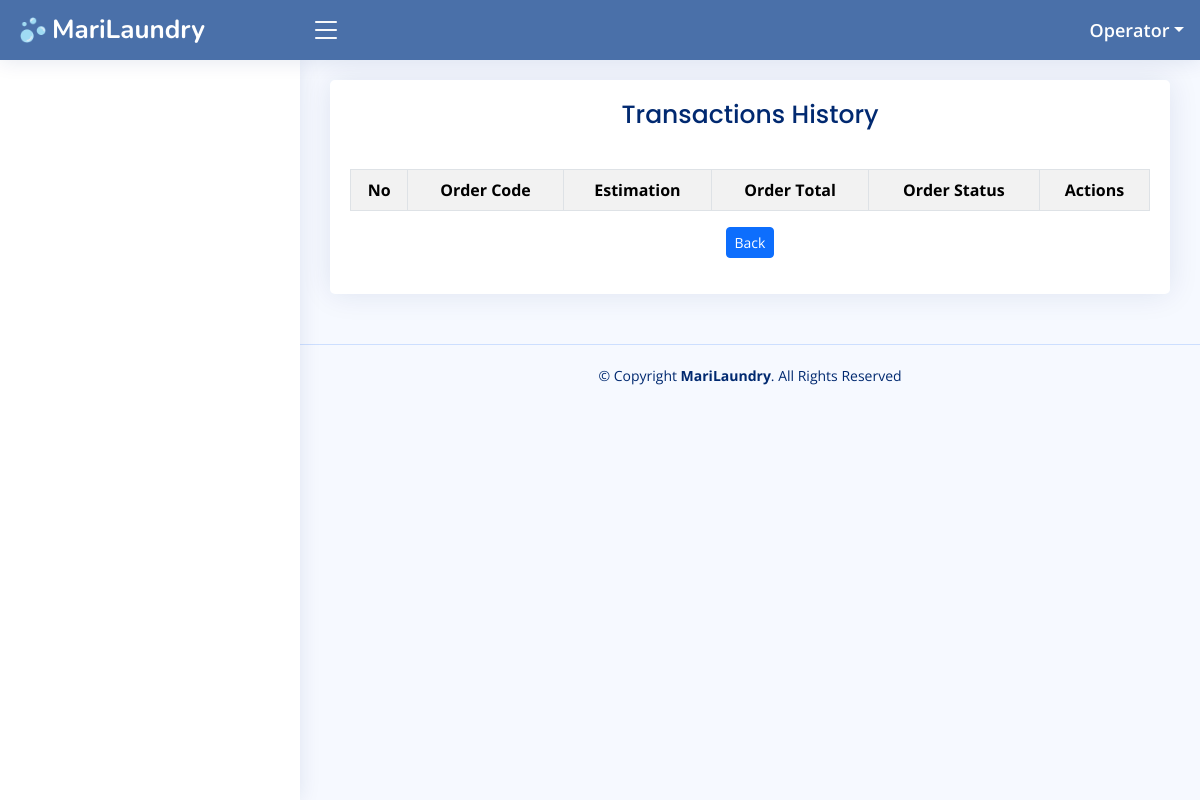
The page /home.php?page=history (signed in) on the database as committed earlier.
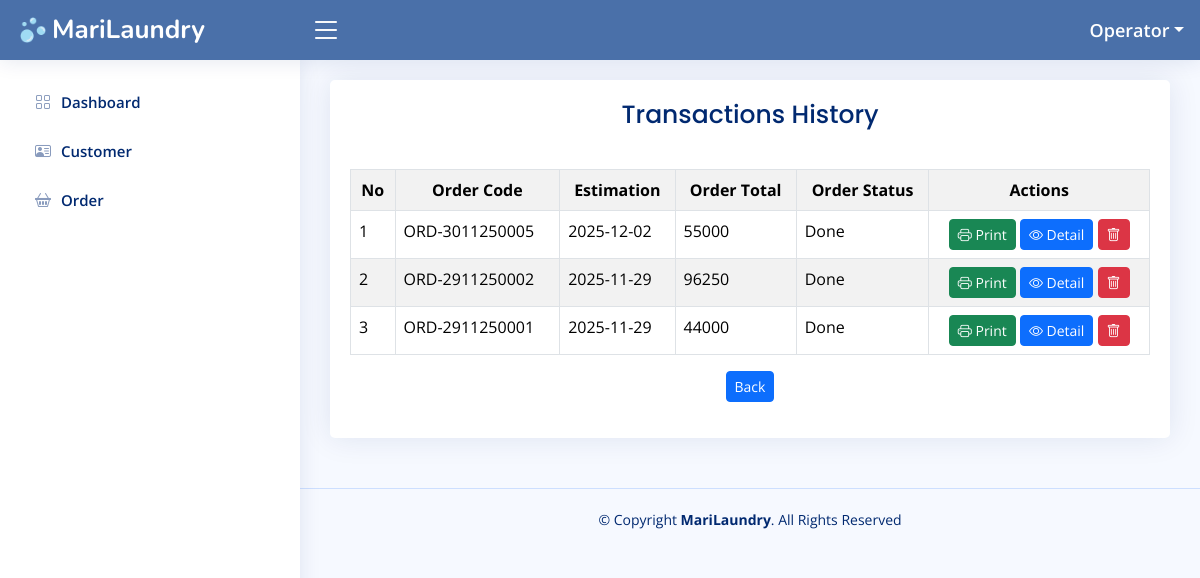
The same page on the database as committed later.
### tables this page shows
CREATE TABLE `level_menus` (
  `id` int(11) NOT NULL,
  `id_level` int(11) NOT NULL,
  `id_menu` int(11) NOT NULL,
  `create_at` timestamp NOT NULL DEFAULT current_timestamp(),
  `update_at` timestamp NULL DEFAULT NULL ON UPDATE current_timestamp()
);

CREATE TABLE `menus` (
  `id` int(11) NOT NULL,
  `name` varchar(30) NOT NULL,
  `icon` varchar(30) NOT NULL,
  `link` varchar(30) NOT NULL,
  `order` int(11) NOT NULL,
  `create_at` timestamp NOT NULL DEFAULT current_timestamp(),
  `update_at` timestamp NULL DEFAULT NULL ON UPDATE current_timestamp()
);

CREATE TABLE `trans_orders` (
  `id` int(11) NOT NULL,
  `id_customer` int(11) NOT NULL,
  `order_code` varchar(20) NOT NULL,
  `order_end_date` date NOT NULL,
  `order_status` tinyint(1) NOT NULL DEFAULT 0,
  `order_pay` int(11) NOT NULL,
  `order_change` int(11) NOT NULL,
  `order_tax` int(11) NOT NULL,
  `order_total` int(11) NOT NULL,
  `active_tax` int(11) NOT NULL,
  `notes` text NOT NULL,
  `created_at` timestamp NOT NULL DEFAULT current_timestamp(),
  `update_at` timestamp NULL DEFAULT NULL ON UPDATE current_timestamp()
);

### pages/history.php (the view, shortened to what this page needs)
<?php
$query = mysqli_query($config, "SELECT c.name, `to`.* FROM trans_orders `to` LEFT JOIN customers c ON c.id = `to`.id_customer WHERE order_status =   0 ORDER BY `to`.id DESC");
$rows = mysqli_fetch_all($query, MYSQLI_ASSOC);
?>
<div class="row">
    <div class="col-sm-12">
        <div class="card">
            <h3 class="card-title">
                Transactions History
            </h3>
            <div class="card-body mt-3">
                <table class="table table-bordered table-striped">
                    <tr align="center">
                        <th>No</th>
                        <th>Order Code</th>
                        <th>Estimation</th>
                        <th>Order Total</th>
                        <th>Order Status</th>
                        <th>Actions</th>
                    </tr>
                    <?php
                    foreach ($rows as $key => $value) {
                    ?>
                        <tr>
                            <td><?php echo $key + 1 ?></td>
                            <td><?php echo $value['order_code'] ?></td>
                            <td><?php echo $value['order_end_date'] ?></td>
                            <td><?php echo $value['order_total'] ?></td>
                            <td><?= $value['order_status'] == 1 ? 'On Process' : 'Done' ?></td>
                            <td align="center">
                                <a class="btn btn-success btn-sm" href="pos/print.php?id=<?= $value['id'] ?>">
                                    <i class="bi bi-printer"></i> Print
                                </a>
                                <a class="btn btn-primary btn-sm" href="?page=detail&detail=<?php echo $value['id'] ?>">
                                    <i class="bi bi-eye"></i> Detail
                                </a>
                                <a class="btn btn-danger btn-sm" onclick="return confirm('Apakah anda yakin akan menghapus data ini?')"
                                    href="?page=order&delete=<?php echo $value['id'] ?>">
                                    <i class="bi bi-trash"></i>
                                </a>
                            </td>
                        </tr>
                    <?php
                    }
                    ?>
                </table>
                <div class="d-flex justify-content-center">
                    <a href="?page=order" class="btn btn-primary btn-sm mb-3">
                        Back
                    </a>
                </div>
            </div>
        </div>
    </div>
</div>

### inc/sidebar.php
<?php
    $id_level = $_SESSION['ID_LEVEL'] ?? '';
    $queryLevelMenu = mysqli_query($config, "SELECT * FROM menus JOIN level_menus ON menus.id = level_menus.id_menu WHERE id_level = '$id_level' ORDER BY menus.`order`");
    $rowLevelMenus = mysqli_fetch_all($queryLevelMenu, MYSQLI_ASSOC);
?>
<aside id="sidebar" class="sidebar">
    <ul class="sidebar-nav" id="sidebar-nav">
        <?php foreach ($rowLevelMenus as $rowLevelMenu): ?>
        <li class="nav-item">
            <a class="nav-link collapsed" href="?page=<?= $rowLevelMenu['link'] ?>">
                <i class="<?= $rowLevelMenu['icon'] ?>"></i>
                <span><?= $rowLevelMenu['name'] ?></span>
            </a>
        </li>
        <?php endforeach ?>
    </ul>
</aside>

Rows that differ between the two databases and show on the page:
added level_menus: id_menu.name "Dashboard"
added level_menus: id_menu.name "Customer"
added level_menus: id_menu.name "Order"
added trans_orders: order_code "ORD-3011250005", order_end_date "2025-12-02", order_total "55000", order_status "Done"
added trans_orders: order_code "ORD-2911250002", order_end_date "2025-11-29", order_total "96250", order_status "Done"
now on this page (row edited): trans_orders: order_code "ORD-2911250001", order_end_date "2025-11-29", order_total "44000", order_status "Done"
